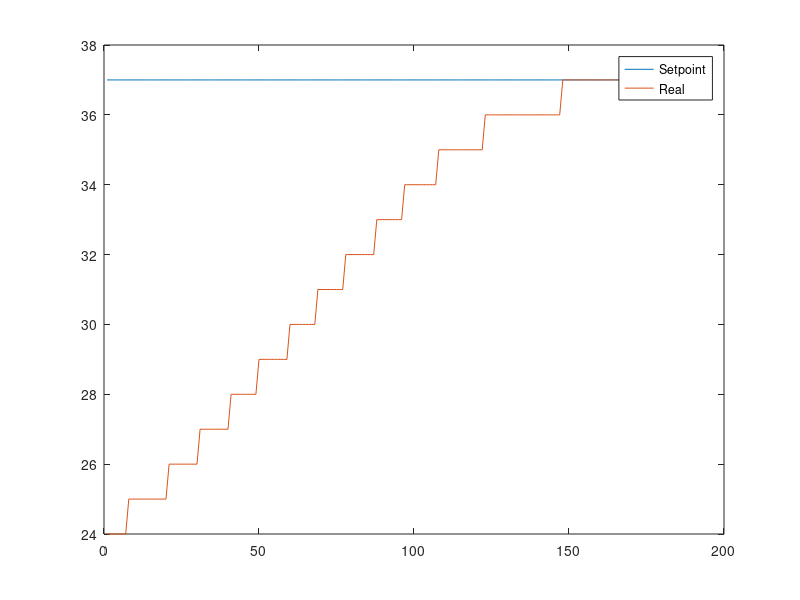

The MATLAB source for this figure:
close all;
clear all;
clc;
a=[
37 24 
37 24 
37 24 
37 24 
37 24 
37 24 
37 24 
37 25 
37 25 
37 25 
37 25 
37 25 
37 25 
37 25 
37 25 
37 25 
37 25 
37 25 
37 25 
37 25 
37 26 
37 26 
37 26 
37 26 
37 26 
37 26 
37 26 
37 26 
37 26 
37 26 
37 27 
37 27 
37 27 
37 27 
37 27 
37 27 
37 27 
37 27 
37 27 
37 27 
37 28 
37 28 
37 28 
37 28 
37 28 
37 28 
37 28 
37 28 
37 28 
37 29 
37 29 
37 29 
37 29 
37 29 
37 29 
37 29 
37 29 
37 29 
37 29 
37 30 
37 30 
37 30 
37 30 
37 30 
37 30 
37 30 
37 30 
37 30 
37 31 
37 31 
37 31 
37 31 
37 31 
37 31 
37 31 
37 31 
37 31 
37 32 
37 32 
37 32 
37 32 
37 32 
37 32 
37 32 
37 32 
37 32 
37 32 
37 33 
37 33 
37 33 
37 33 
37 33 
37 33 
37 33 
37 33 
37 33 
37 34 
37 34 
37 34 
37 34 
37 34 
37 34 
37 34 
37 34 
37 34 
37 34 
37 34 
37 35 
37 35 
37 35 
37 35 
37 35 
37 35 
37 35 
37 35 
37 35 
37 35 
37 35 
37 35 
37 35 
37 35 
37 35 
37 36 
37 36 
37 36 
37 36 
37 36 
37 36 
37 36 
37 36 
37 36 
37 36 
37 36 
37 36 
37 36 
37 36 
37 36 
37 36 
37 36 
37 36 
37 36 
37 36 
37 36 
37 36 
37 36 
37 36 
37 36 
37 37 
37 37 
37 37 
37 37 
37 37 
37 37 
37 37 
37 37 
37 37 
37 37 
37 37 
37 37 
37 37 
37 37 
37 37 
37 37 
37 37 
37 37 
37 37 
37 37 
37 37 
37 37 
37 37 
37 37 
];
plot(a)
legend('Setpoint', 'Real');